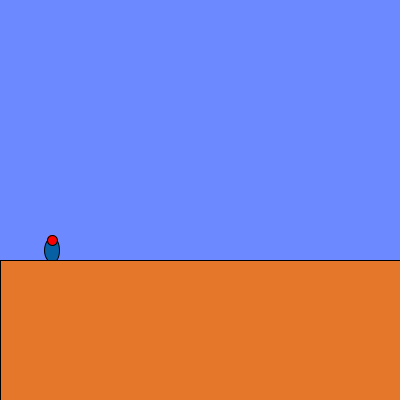
Frame 1 (no input)
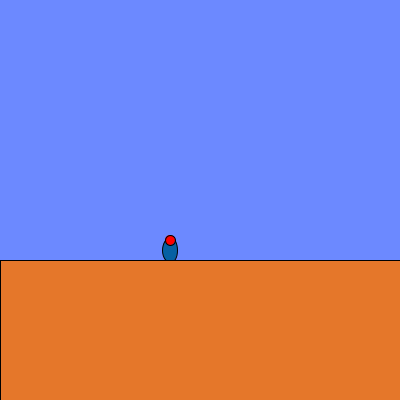
Frame 60 (the mouse pressed at the canvas centre just before this capture)
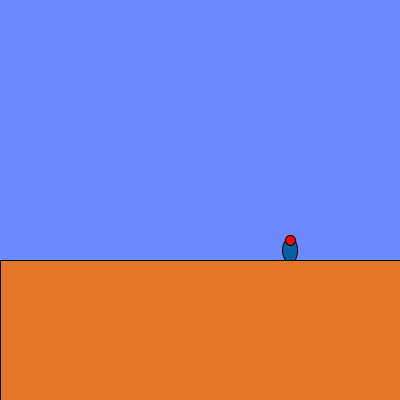
Frame 120 (the mouse held since frame 60 and released just before this capture)

The Processing sketch that drew these frames (run headless with seeded random() and noise(); from frame 60 on, the mouse is pressed at the canvas centre):

// Processing sketch: week08_4_mario_keyPressed_keyCode_UP_RIGHT_LEFT
// ── week08_4_mario_keyPressed_keyCode_UP_RIGHT_LEFT.pde
// 碰撞偵測: Mario vs. Pikachu 
// 牛頓力學 (1)靜者恆靜、動者恆動 (2) f=m*a 位置、速度、加速度
void setup(){
  size(400,400);
}
float marioX=50, marioY=250, vx=2, vy=-20;
void draw(){
  background(108,137,255);
  marioX += vx;
  fill(7,96,163); ellipse(marioX, marioY, 15,25);
  fill(255,0,0); ellipse(marioX, marioY-10, 10,10);
  fill(229,119,42); rect(0, 260, 400, 150);
}
void keyPressed(){
  if(keyCode==RIGHT) vx = 2;
  if(keyCode==LEFT) vx = -2;
}
